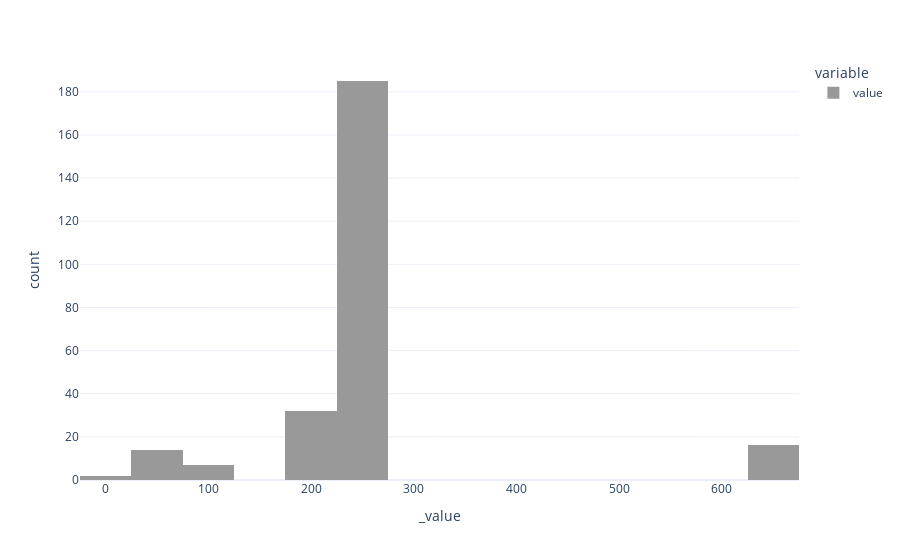

Notebook cell for this chart:
### Code cell
subset_phylo(phylo, species_origin, species_target).melt().value.plot.hist()

### Figure 1 — Plotly figure (JSON) as saved in the notebook; plotly's stock layout.template omitted (floating-point values rounded to 4 significant figures; data arrays with more than 128 entries replaced by an {"elided": "..."} marker saying what was removed)
{"data": [{"alignmentgroup": "True", "bingroup": "x", "hovertemplate": "variable=value<br>_value=%{x}<br>count=%{y}<extra></extra>", "legendgroup": "value", "marker": {"color": "#999999", "pattern": {"shape": ""}}, "name": "value", "offsetgroup": "value", "orientation": "v", "showlegend": true, "type": "histogram", "x": {"elided": "256 float values"}, "xaxis": "x", "yaxis": "y"}], "layout": {"autosize": true, "barmode": "relative", "legend": {"title": {"text": "variable"}, "tracegroupgap": 0}, "margin": {"t": 60}, "xaxis": {"anchor": "y", "autorange": true, "domain": [0, 1], "range": [-25, 675], "title": {"text": "_value"}, "type": "linear"}, "yaxis": {"anchor": "x", "autorange": true, "domain": [0, 1], "range": [0, 194.7], "title": {"text": "count"}}}}
